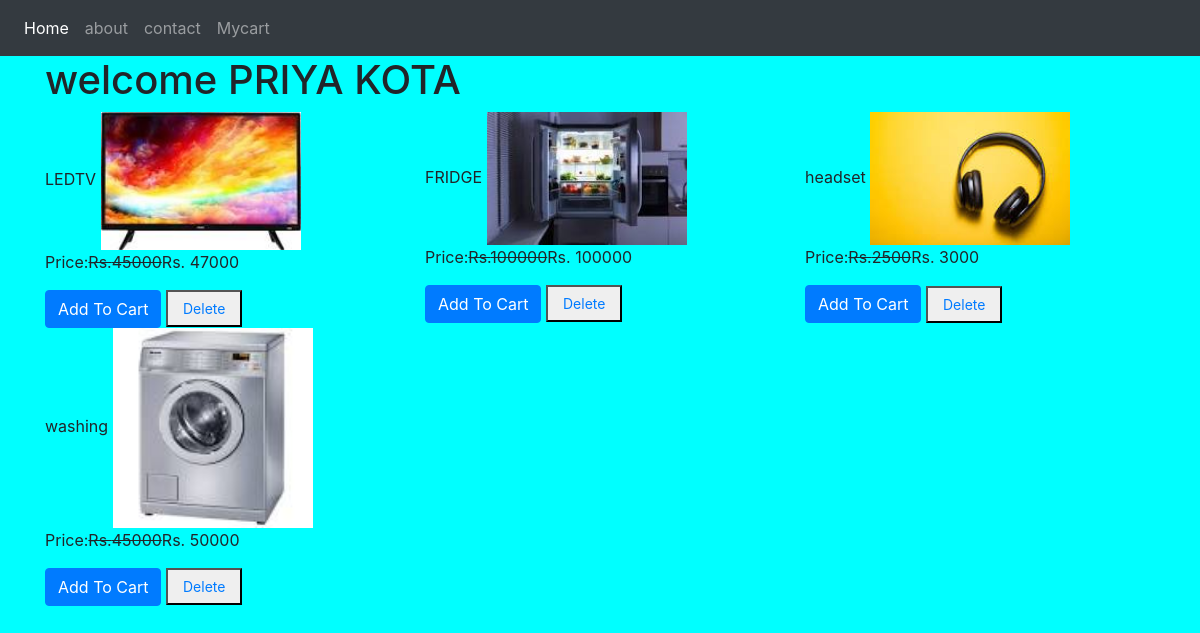
The page / on the database its author committed.
### app/models.py (models this page shows, shortened)
class Product(models.Model):
    title=models.CharField(max_length=200)
    slug=models.SlugField(unique=True)
    category=models.ForeignKey(Category,on_delete=models.CASCADE)
    image=models.ImageField(upload_to='products')
    marked_price=models.PositiveIntegerField()
    selling_price=models.PositiveIntegerField()
    description=models.TextField()
    warranty=models.CharField(max_length=300,null=True,blank=True)
    return_policy=models.CharField(max_length=300,null=True,blank=True)
    viewcount=models.PositiveIntegerField(default=0)

### app/views.py (the view)
# urls.py: path('',HomeView.as_view(),name='home'),
class HomeView(TemplateView):
    template_name = 'home.html'
    def get_context_data(self, **kwargs):
        context=super().get_context_data(**kwargs)
        context['myname']='PRIYA KOTA'
        context['product_list']= Product.objects.all()
        return context

### templates/home.html (shortened to what this page needs)
{% extends 'base.html' %}
{% block content %}
<div class="container">
<h1>welcome {{myname}}</h1>
<div class="row">
{% for i in product_list %}
<div class="col-md-4">
{{i.title}}
<img src="{{i.image.url}}" width="200px">
    <p>Price:<strike>Rs.{{i.marked_price}}</strike>Rs. {{i.selling_price}}</p>
<a href="{% url 'addtocart' i.id %}" class="btn btn-primary">Add To Cart</a>
    <button><a href="/4/{{i.id}}" class="btn btn danger btn-sm">Delete</a></button>
</div>
{% endfor %}
</div>
</div>
{% endblock %}

### templates/base.html (shortened to what this page needs)
<!DOCTYPE html>
<html lang="en">
<head>
    <link rel="stylesheet" href="https://cdn.jsdelivr.net/npm/bootstrap@4.0.0/dist/css/bootstrap.min.css">
</head>
<body>
<nav class="navbar navbar-expand-sm bg-dark navbar-dark">
  <div class="collapse navbar-collapse" id="navbarTogglerDemo03">
    <ul class="navbar-nav mr-auto mt-2 mt-lg-0">
      <li class="nav-item active">
        <a class="nav-link" href="/">Home </a>
      </li>
      <li class="nav-item">
        <a class="nav-link" href="/{{1}}">about</a>
      </li>
      <li class="nav-item">
        <a class="nav-link " href="/{{2}}">contact</a>
      </li>
       <li class="nav-item">
        <a class="nav-link " href="/{{3}}"> Mycart</a>
      </li>
    </ul>
  </div>
</nav>
{% block content %}
{% endblock %}
</body>
</html>

### templates/home.html (style rules this page uses)
body { background-color: cyan; }

### rows shown on the page
Product: title "LEDTV", image (picture), marked_price "45000", selling_price "47000"
Product: title "FRIDGE", image (picture), marked_price "100000", selling_price "100000"
Product: title "headset", image (picture), marked_price "2500", selling_price "3000"
Product: title "washing", image (picture), marked_price "45000", selling_price "50000"

### other values the page prints
{{ myname }} "PRIYA KOTA"
